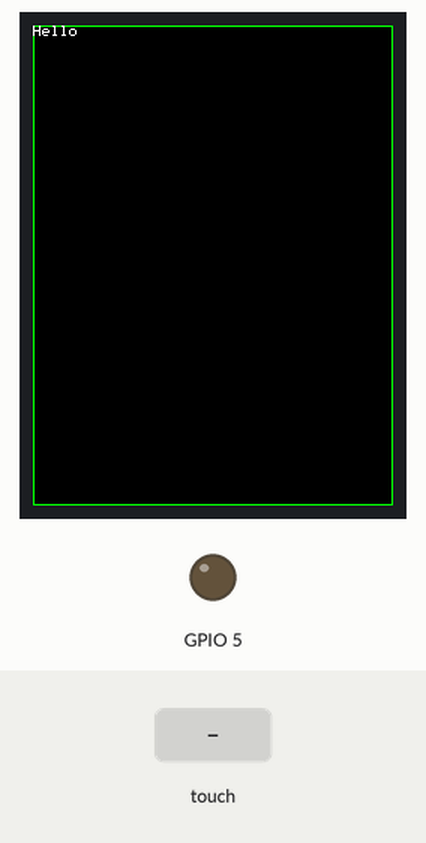
This sketch was run on a simulated ESP32. On the bench: 240×320 colour display, output pins drawn as LEDs (lit = HIGH). The inputs (shaded band) are chosen by the test bench. What the sketch prints to the serial monitor is not drawn.

Above: at 1.4 s.
1.5 s: touch panel pressed at 38 % / 10 % of its raw x / y range
3.0 s: touch panel pressed at 62 % / 10 % of its raw x / y range
Timing chart, 0 to 6.0 s (numbered marks = the images above; inputs shaded):
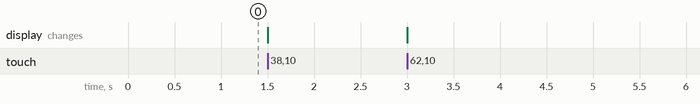

The sketch:

withtouch.ino
```cpp
#include <SPI.h>

#include <TFT_eSPI.h>
#include <XPT2046_Touchscreen.h>

// SPI of the LCD and the XPT2046 are not in the same bus

TFT_eSPI tft = TFT_eSPI();  // Invoke custom library

auto hspi = new SPIClass(HSPI);

XPT2046_Touchscreen touch(33, 36);

void setup() {
  Serial.begin( 115200 );

  hspi->begin(25, 39, 32, 33);
  hspi->setFrequency( 60000000 );

  pinMode(hspi->pinSS(), OUTPUT);

  tft.init();
  touch.begin(*hspi);

  touch.setRotation(1);

  //RIGHT COLORS ?
  //tft.writecommand(TFT_MADCTL);
  //tft.writedata(0x40);
  //tft.setRotation(1); // Vertical

  // NOTE: tft.width() and tft.height() never changes 320x240

  tft.fillScreen(TFT_BLACK);
  tft.drawRect(0, 0, tft.width(), tft.height(), TFT_GREEN);
  tft.println("Hello");

  Serial.println("Config ended");
  Serial.print("Screen X: ");
  Serial.print(tft.width());
  Serial.print("  Screen Y: ");
  Serial.println(tft.height());
}

void loop() {

  boolean istouched = touch.touched();
  if (istouched) {
    TS_Point raw = touch.getPoint();

    int x = getX(raw);
    int y = getY(raw);

    Serial.print("X: ");
    Serial.print(x);
    Serial.print("  Y: ");
    Serial.println(y);

    tft.drawPixel(x, y, TFT_GREEN);
  }

}

int getX(TS_Point p) {
  // map(value, fromLow, fromHigh, toLow, toHigh)
  return map(p.x, 3800, 220, 0, 320);
}

int getY(TS_Point p) {
  // map(value, fromLow, fromHigh, toLow, toHigh)
  return map(p.y, 3800, 220, 0, 240);
}
```
